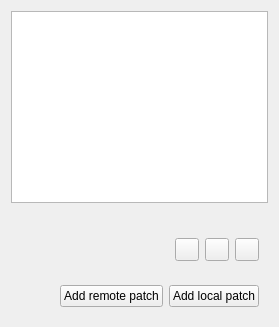
<?xml version="1.0" encoding="UTF-8"?>
<ui version="4.0">
 <class>ConfPatchesPage</class>
 <widget class="QWidget" name="central_widget">
  <layout class="QVBoxLayout" name="verticalLayout">
   <item>
    <widget class="QListWidget" name="list_widget"/>
   </item>
   <item>
    <spacer name="bottom_horizontal_spacer">
     <property name="orientation">
      <enum>Qt::Horizontal</enum>
     </property>
     <property name="sizeHint" stdset="0">
      <size>
       <width>40</width>
       <height>20</height>
      </size>
     </property>
    </spacer>
   </item>
   <item>
    <widget class="QWidget" name="horizontalWidget" native="true">
     <layout class="QHBoxLayout" name="horizontalLayout">
      <item>
       <spacer name="horizontalSpacer">
        <property name="orientation">
         <enum>Qt::Horizontal</enum>
        </property>
        <property name="sizeHint" stdset="0">
         <size>
          <width>40</width>
          <height>20</height>
         </size>
        </property>
       </spacer>
      </item>
      <item>
       <widget class="QToolButton" name="remove_entry_button">
        <property name="text">
         <string/>
        </property>
       </widget>
      </item>
      <item>
       <widget class="QToolButton" name="move_up_button">
        <property name="text">
         <string/>
        </property>
       </widget>
      </item>
      <item>
       <widget class="QToolButton" name="move_down_button">
        <property name="text">
         <string/>
        </property>
       </widget>
      </item>
     </layout>
    </widget>
   </item>
   <item>
    <widget class="QWidget" name="footer_widget" native="true">
     <layout class="QHBoxLayout" name="footer_horizontal_layout">
      <item>
       <spacer name="footer_horizontal_spacer">
        <property name="orientation">
         <enum>Qt::Horizontal</enum>
        </property>
        <property name="sizeHint" stdset="0">
         <size>
          <width>40</width>
          <height>20</height>
         </size>
        </property>
       </spacer>
      </item>
      <item>
       <widget class="QPushButton" name="remote_patch_button">
        <property name="text">
         <string>Add remote patch</string>
        </property>
       </widget>
      </item>
      <item>
       <widget class="QPushButton" name="local_patch_button">
        <property name="text">
         <string>Add local patch</string>
        </property>
       </widget>
      </item>
     </layout>
    </widget>
   </item>
  </layout>
 </widget>
 <resources/>
 <connections/>
</ui>
